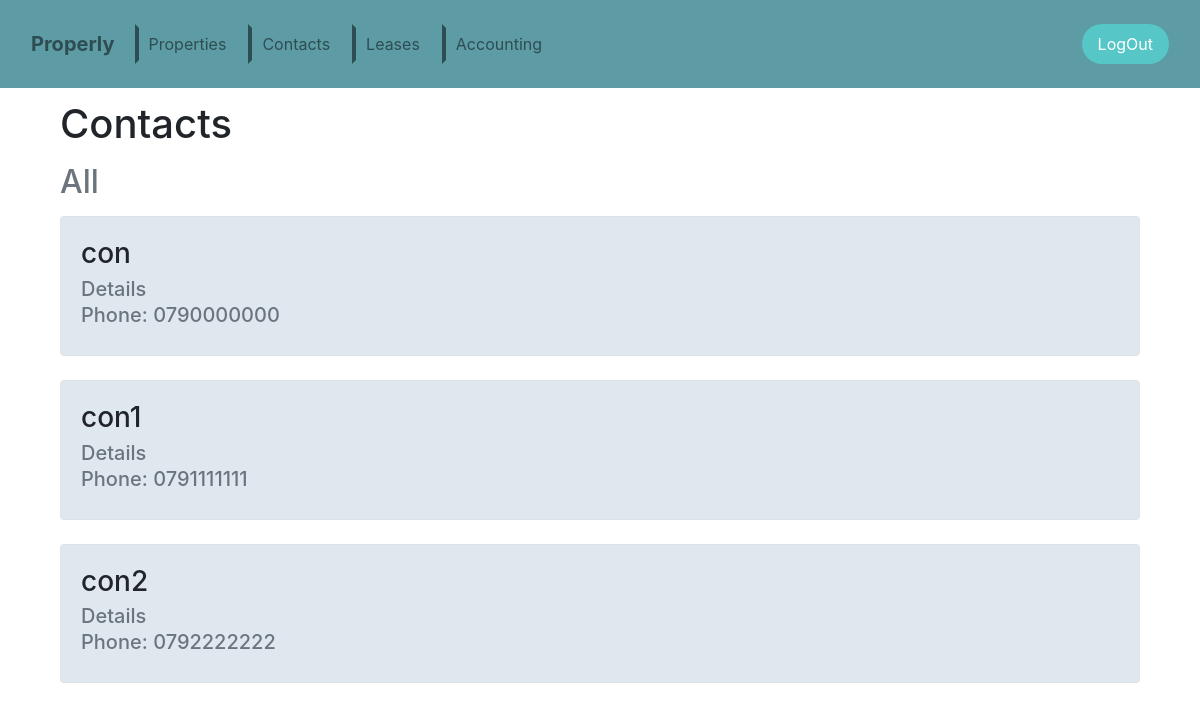
/contacts (signed in), run on the app's committed database.
### tables this page shows
CREATE TABLE contacts (
id INTEGER NOT NULL PRIMARY KEY,
name TEXT NOT NULL,
phone TEXT NOT NULL,
owner_id INTEGER NOT NULL,
FOREIGN KEY (owner_id) REFERENCES users(id) ON DELETE CASCADE);

### application.py (the view)
@app.route("/contacts")
@login_required
def contacts():
    ls = db.execute("SELECT * FROM contacts where owner_id = :id", id=session['user_id'])
    return render_template('contacts.html', ls=ls, subtitle='All')

### helpers.py (called while the page is built)
def login_required(f):
    @wraps(f)
    def decorated_function(*args, **kwargs):
        if session.get("user_id") is None:
            return redirect("/login")
        return f(*args, **kwargs)
    return decorated_function

### templates/contacts.html
{% extends "layout.html" %}
{% block main %}
<h1 style="margin-left: 5%; margin-bottom: 15px;">Contacts</h1>
<h2 class="text-muted" style="margin-left: 5%; margin-bottom: 15px;">
    {% if subtitle %}
    {{subtitle}}
    {% endif %}
</h2>
{% for row in ls %}
<div class="card-body border rounded" style="background-color: #dfe8ee;margin-bottom: 2%;margin-right: 5%;margin-left: 5%;">
    <h3 class="card-title">{{row['name']}}</h4>
    <h5 class="text-muted card-subtitle mb-2">Details</h6>
    <h5 class="text-muted card-subtitle mb-2">Phone: {{row['phone']}}</h6>
</div>
{% endfor %}
{% endblock %}

### data on the page
contacts: name "con", phone "0790000000"
contacts: name "con1", phone "0791111111"
contacts: name "con2", phone "0792222222"

### other printed values
{{ subtitle }} "All"
